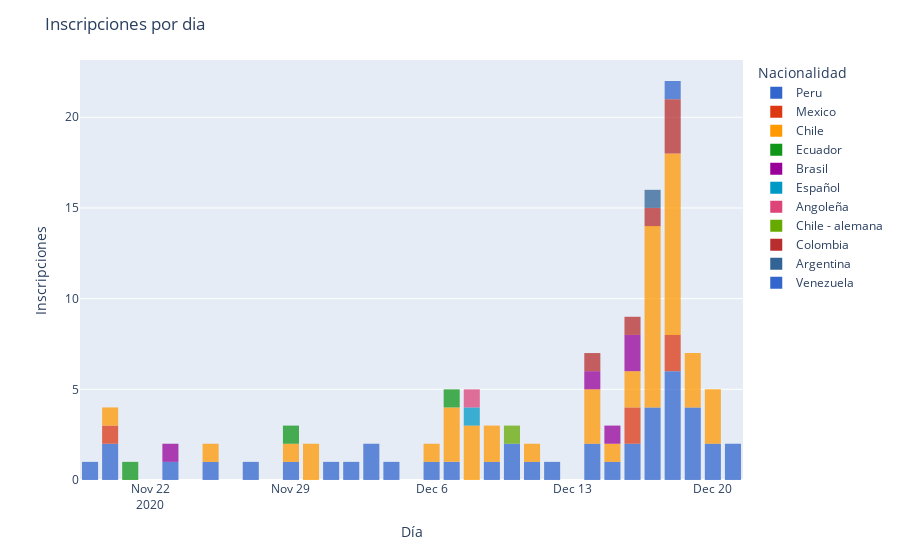

The notebook cell this image was saved under:
### Code cell
fig = px.histogram(df, x="day", color="country", opacity = 0.75,color_discrete_sequence=px.colors.qualitative.G10, nbins = 50)
fig.update_layout(
    title_text='Inscripciones por dia', 
    xaxis_title_text='Día', 
    yaxis_title_text='Inscripciones',
    legend_title_text='Nacionalidad',
    bargap=0.2)
fig.show()

### Figure 1 — Plotly figure (JSON) as saved in the notebook; plotly's stock layout.template omitted (floating-point values rounded to 4 significant figures)
{"data": [{"alignmentgroup": "True", "bingroup": "x", "hovertemplate": "country=Peru<br>day=%{x}<br>count=%{y}<extra></extra>", "legendgroup": "Peru", "marker": {"color": "#3366CC", "opacity": 0.75}, "name": "Peru", "nbinsx": 50, "offsetgroup": "Peru", "orientation": "v", "showlegend": true, "type": "histogram", "x": ["2020-11-19T00:00:00", "2020-11-20T00:00:00", "2020-11-20T00:00:00", "2020-11-23T00:00:00", "2020-11-25T00:00:00", "2020-11-27T00:00:00", "2020-11-29T00:00:00", "2020-12-01T00:00:00", "2020-12-02T00:00:00", "2020-12-03T00:00:00", "2020-12-03T00:00:00", "2020-12-04T00:00:00", "2020-12-06T00:00:00", "2020-12-07T00:00:00", "2020-12-09T00:00:00", "2020-12-10T00:00:00", "2020-12-10T00:00:00", "2020-12-11T00:00:00", "2020-12-12T00:00:00", "2020-12-14T00:00:00", "2020-12-14T00:00:00", "2020-12-15T00:00:00", "2020-12-16T00:00:00", "2020-12-16T00:00:00", "2020-12-17T00:00:00", "2020-12-17T00:00:00", "2020-12-17T00:00:00", "2020-12-17T00:00:00", "2020-12-18T00:00:00", "2020-12-18T00:00:00", "2020-12-18T00:00:00", "2020-12-18T00:00:00", "2020-12-18T00:00:00", "2020-12-18T00:00:00", "2020-12-19T00:00:00", "2020-12-19T00:00:00", "2020-12-19T00:00:00", "2020-12-19T00:00:00", "2020-12-20T00:00:00", "2020-12-20T00:00:00", "2020-12-21T00:00:00", "2020-12-21T00:00:00"], "xaxis": "x", "yaxis": "y"}, {"alignmentgroup": "True", "bingroup": "x", "hovertemplate": "country=Mexico<br>day=%{x}<br>count=%{y}<extra></extra>", "legendgroup": "Mexico", "marker": {"color": "#DC3912", "opacity": 0.75}, "name": "Mexico", "nbinsx": 50, "offsetgroup": "Mexico", "orientation": "v", "showlegend": true, "type": "histogram", "x": ["2020-11-20T00:00:00", "2020-12-16T00:00:00", "2020-12-16T00:00:00", "2020-12-18T00:00:00", "2020-12-18T00:00:00"], "xaxis": "x", "yaxis": "y"}, {"alignmentgroup": "True", "bingroup": "x", "hovertemplate": "country=Chile<br>day=%{x}<br>count=%{y}<extra></extra>", "legendgroup": "Chile", "marker": {"color": "#FF9900", "opacity": 0.75}, "name": "Chile", "nbinsx": 50, "offsetgroup": "Chile", "orientation": "v", "showlegend": true, "type": "histogram", "x": ["2020-11-20T00:00:00", "2020-11-25T00:00:00", "2020-11-29T00:00:00", "2020-11-30T00:00:00", "2020-11-30T00:00:00", "2020-12-06T00:00:00", "2020-12-07T00:00:00", "2020-12-07T00:00:00", "2020-12-07T00:00:00", "2020-12-08T00:00:00", "2020-12-08T00:00:00", "2020-12-08T00:00:00", "2020-12-09T00:00:00", "2020-12-09T00:00:00", "2020-12-11T00:00:00", "2020-12-14T00:00:00", "2020-12-14T00:00:00", "2020-12-14T00:00:00", "2020-12-15T00:00:00", "2020-12-16T00:00:00", "2020-12-16T00:00:00", "2020-12-17T00:00:00", "2020-12-17T00:00:00", "2020-12-17T00:00:00", "2020-12-17T00:00:00", "2020-12-17T00:00:00", "2020-12-17T00:00:00", "2020-12-17T00:00:00", "2020-12-17T00:00:00", "2020-12-17T00:00:00", "2020-12-17T00:00:00", "2020-12-18T00:00:00", "2020-12-18T00:00:00", "2020-12-18T00:00:00", "2020-12-18T00:00:00", "2020-12-18T00:00:00", "2020-12-18T00:00:00", "2020-12-18T00:00:00", "2020-12-18T00:00:00", "2020-12-18T00:00:00", "2020-12-18T00:00:00", "2020-12-19T00:00:00", "2020-12-19T00:00:00", "2020-12-19T00:00:00", "2020-12-20T00:00:00", "2020-12-20T00:00:00", "2020-12-20T00:00:00"], "xaxis": "x", "yaxis": "y"}, {"alignmentgroup": "True", "bingroup": "x", "hovertemplate": "country=Ecuador<br>day=%{x}<br>count=%{y}<extra></extra>", "legendgroup": "Ecuador", "marker": {"color": "#109618", "opacity": 0.75}, "name": "Ecuador", "nbinsx": 50, "offsetgroup": "Ecuador", "orientation": "v", "showlegend": true, "type": "histogram", "x": ["2020-11-21T00:00:00", "2020-11-29T00:00:00", "2020-12-07T00:00:00"], "xaxis": "x", "yaxis": "y"}, {"alignmentgroup": "True", "bingroup": "x", "hovertemplate": "country=Brasil<br>day=%{x}<br>count=%{y}<extra></extra>", "legendgroup": "Brasil", "marker": {"color": "#990099", "opacity": 0.75}, "name": "Brasil", "nbinsx": 50, "offsetgroup": "Brasil", "orientation": "v", "showlegend": true, "type": "histogram", "x": ["2020-11-23T00:00:00", "2020-12-14T00:00:00", "2020-12-15T00:00:00", "2020-12-16T00:00:00", "2020-12-16T00:00:00"], "xaxis": "x", "yaxis": "y"}, {"alignmentgroup": "True", "bingroup": "x", "hovertemplate": "country=Español<br>day=%{x}<br>count=%{y}<extra></extra>", "legendgroup": "Español", "marker": {"color": "#0099C6", "opacity": 0.75}, "name": "Español", "nbinsx": 50, "offsetgroup": "Español", "orientation": "v", "showlegend": true, "type": "histogram", "x": ["2020-12-08T00:00:00"], "xaxis": "x", "yaxis": "y"}, {"alignmentgroup": "True", "bingroup": "x", "hovertemplate": "country=Angoleña<br>day=%{x}<br>count=%{y}<extra></extra>", "legendgroup": "Angoleña", "marker": {"color": "#DD4477", "opacity": 0.75}, "name": "Angoleña", "nbinsx": 50, "offsetgroup": "Angoleña", "orientation": "v", "showlegend": true, "type": "histogram", "x": ["2020-12-08T00:00:00"], "xaxis": "x", "yaxis": "y"}, {"alignmentgroup": "True", "bingroup": "x", "hovertemplate": "country=Chile - alemana<br>day=%{x}<br>count=%{y}<extra></extra>", "legendgroup": "Chile - alemana", "marker": {"color": "#66AA00", "opacity": 0.75}, "name": "Chile - alemana", "nbinsx": 50, "offsetgroup": "Chile - alemana", "orientation": "v", "showlegend": true, "type": "histogram", "x": ["2020-12-10T00:00:00"], "xaxis": "x", "yaxis": "y"}, {"alignmentgroup": "True", "bingroup": "x", "hovertemplate": "country=Colombia<br>day=%{x}<br>count=%{y}<extra></extra>", "legendgroup": "Colombia", "marker": {"color": "#B82E2E", "opacity": 0.75}, "name": "Colombia", "nbinsx": 50, "offsetgroup": "Colombia", "orientation": "v", "showlegend": true, "type": "histogram", "x": ["2020-12-14T00:00:00", "2020-12-16T00:00:00", "2020-12-17T00:00:00", "2020-12-18T00:00:00", "2020-12-18T00:00:00", "2020-12-18T00:00:00"], "xaxis": "x", "yaxis": "y"}, {"alignmentgroup": "True", "bingroup": "x", "hovertemplate": "country=Argentina<br>day=%{x}<br>count=%{y}<extra></extra>", "legendgroup": "Argentina", "marker": {"color": "#316395", "opacity": 0.75}, "name": "Argentina", "nbinsx": 50, "offsetgroup": "Argentina", "orientation": "v", "showlegend": true, "type": "histogram", "x": ["2020-12-17T00:00:00"], "xaxis": "x", "yaxis": "y"}, {"alignmentgroup": "True", "bingroup": "x", "hovertemplate": "country=Venezuela<br>day=%{x}<br>count=%{y}<extra></extra>", "legendgroup": "Venezuela", "marker": {"color": "#3366CC", "opacity": 0.75}, "name": "Venezuela", "nbinsx": 50, "offsetgroup": "Venezuela", "orientation": "v", "showlegend": true, "type": "histogram", "x": ["2020-12-18T00:00:00"], "xaxis": "x", "yaxis": "y"}], "layout": {"bargap": 0.2, "barmode": "relative", "legend": {"title": {"text": "Nacionalidad"}, "tracegroupgap": 0}, "margin": {"t": 60}, "title": {"text": "Inscripciones por dia"}, "xaxis": {"anchor": "y", "domain": [0, 1], "title": {"text": "Día"}}, "yaxis": {"anchor": "x", "domain": [0, 1], "title": {"text": "Inscripciones"}}}}
